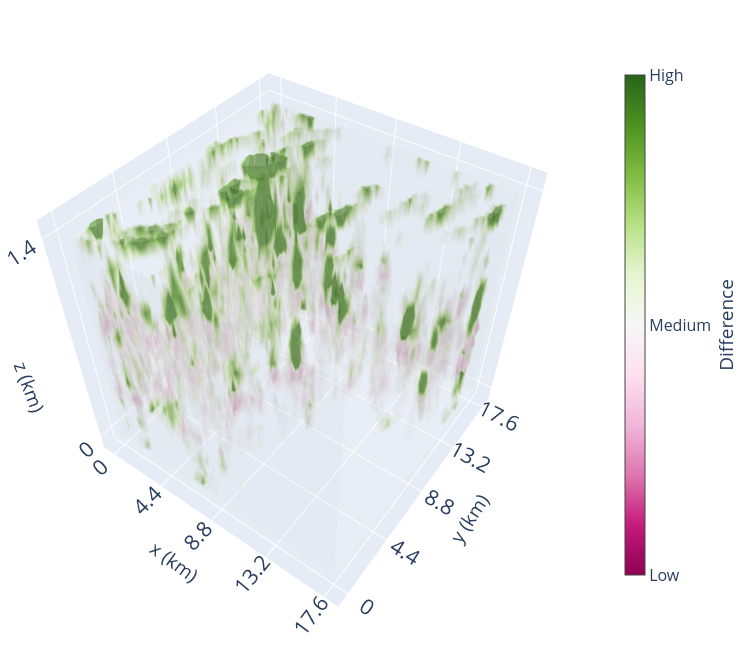

This figure's notebook cell:
### Code cell
vmin = -10
vmax = 10

# cloud = r.solvers_retrieval[0.67].medium['cloud']
cmpr = list(exset.retrievals.values())[1].solvers_retrieval[0.67].medium['cloud']
ref = list(exset.retrievals.values())[13].solvers_retrieval[0.67].medium['cloud']

X, Y, Z = np.meshgrid(cmpr.x.data, cmpr.y.data, cmpr.z.data, indexing='ij')
data = go.Volume(
    x=X.flatten(),
    y=Y.flatten(),
    z=Z.flatten(),
    value=(cmpr.extinction - ref.extinction).data.flatten(),
    isomin=vmin,
    isomax=vmax, 
    opacity=0.1,
    surface_count=33,
    showscale=True,
    colorbar=dict(
        title='Difference',
        titleside='right',
        tickmode='array',
        tickvals=[vmin, 0.5*(vmin+vmax), vmax],
        ticktext=['Low', 'Medium', 'High'],
        len=0.8,
        thickness=20
    )
)
layout = go.Layout(autosize=False, width=750, height=650)
fig = go.Figure(data=data, layout=layout)
pad = {'b':0, 'l':0, 'r':0, 't':0, 'pad':0}
font = {'size':16}
scene = dict(
    xaxis=dict(title='x (km)', tickvals=[0, 4.4, 8.8, 13.2, 17.6], range=[-1, 18.6]),
    yaxis=dict(title='y (km)', tickvals=[0, 4.4, 8.8, 13.2, 17.6], range=[-1, 18.6]),
    zaxis=dict(title='z (km)', tickvals=[0, 1.4], range=[-0.1, 1.5]),
)

theta = np.radians(45)
phi = -0.3*np.pi
radius = 2.5
h = radius * np.sin(theta)

camera = dict(
    up=dict(x=0, y=0, z=1.0),
    center=dict(x=0.0, y=0.0, z=0.0),
    eye=dict(x=h*np.cos(phi), y=h*np.sin(phi), z=radius*np.cos(theta))
)
fig.update_layout(
    scene_camera=camera,
    margin=pad,
    font=font,
    scene=scene
)

### Figure 1 — Plotly figure (JSON) as saved in the notebook; plotly's stock layout.template omitted (floating-point values rounded to 4 significant figures; data arrays with more than 128 entries replaced by an {"elided": "..."} marker saying what was removed)
{"data": [{"colorbar": {"len": 0.8, "thickness": 20, "tickmode": "array", "ticktext": ["Low", "Medium", "High"], "tickvals": [-10, 0, 10], "title": {"side": "right", "text": "Difference"}}, "isomax": 10, "isomin": -10, "opacity": 0.1, "showscale": true, "surface": {"count": 33}, "type": "volume", "value": {"elided": "63375 float values"}, "x": {"elided": "63375 float values"}, "y": {"elided": "63375 float values"}, "z": {"elided": "63375 float values"}}], "layout": {"autosize": false, "font": {"size": 16}, "height": 650, "margin": {"b": 0, "l": 0, "pad": 0, "r": 0, "t": 0}, "scene": {"camera": {"center": {"x": 0, "y": 0, "z": 0}, "eye": {"x": 1.039, "y": -1.43, "z": 1.768}, "up": {"x": 0, "y": 0, "z": 1}}, "xaxis": {"range": [-1, 18.6], "tickvals": [0, 4.4, 8.8, 13.2, 17.6], "title": {"text": "x (km)"}}, "yaxis": {"range": [-1, 18.6], "tickvals": [0, 4.4, 8.8, 13.2, 17.6], "title": {"text": "y (km)"}}, "zaxis": {"range": [-0.1, 1.5], "tickvals": [0, 1.4], "title": {"text": "z (km)"}}}, "width": 750}}
